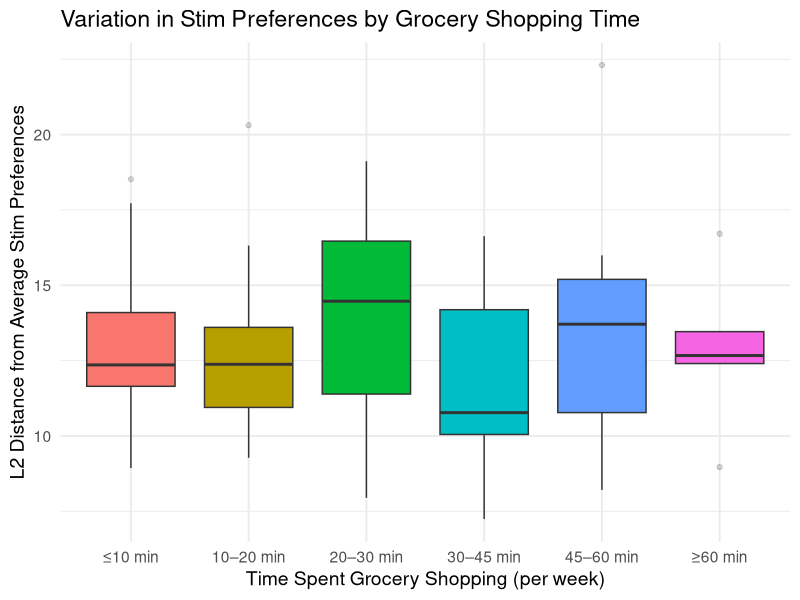

Here is the R script that generated this plot:
library(tidyverse)

# Load the data
df <- read.csv("full_questionnaire_data.csv")

# List of stim columns
stim_vars <- grep("^stim_", names(df), value = TRUE)

# Remove rows with too many missing stim values
df <- df %>% filter(rowSums(is.na(select(., all_of(stim_vars)))) < length(stim_vars))

# Convert numeric Groceries to labeled factor
df$GroceriesLabel <- factor(df$Groceries,
                            levels = 1:6,
                            labels = c("≤10 min", "10–20 min", "20–30 min",
                                       "30–45 min", "45–60 min", "≥60 min"))

# Compute global mean across stims
stim_mean <- colMeans(df[, stim_vars], na.rm = TRUE)

# Compute L2 distance per participant
df$L2_distance_stim <- apply(df[, stim_vars], 1, function(x) {
  sqrt(sum((x - stim_mean)^2, na.rm = TRUE))
})

# Plot
ggplot(df, aes(x = GroceriesLabel, y = L2_distance_stim, fill = GroceriesLabel)) +
  geom_boxplot(show.legend = FALSE, outlier.alpha = 0.2) +
  theme_minimal(base_size = 14) +
  labs(x = "Time Spent Grocery Shopping (per week)",
       y = "L2 Distance from Average Stim Preferences",
       title = "Variation in Stim Preferences by Grocery Shopping Time") +
  scale_x_discrete(limits = c("≤10 min", "10–20 min", "20–30 min",
                              "30–45 min", "45–60 min", "≥60 min"))
